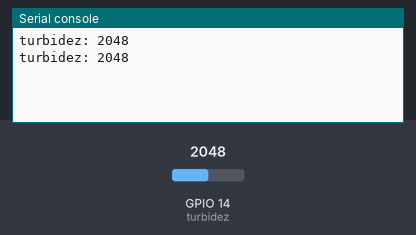
A program run on a simulated ESP32 board running MicroPython. Parts: the last lines printed to the serial console. The inputs (shaded band) are chosen by the test bench; at power-on: GPIO 14 (turbidez) = 2048 (analog values on the 0–4095 scale).

Above: at 1.2 s.
1.3 s: GPIO 14 (turbidez) set to 2866
At 2.6 s:
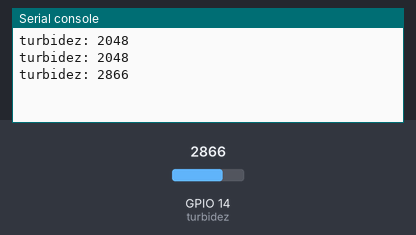
2.8 s: GPIO 14 (turbidez) set to 3603
At 3.8 s:
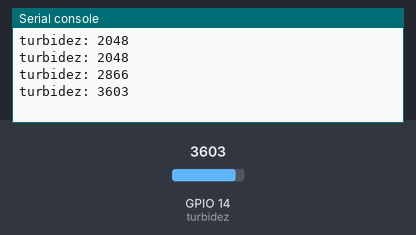
Timing chart, 0 to 5.8 s (numbered marks = the images above; inputs shaded):
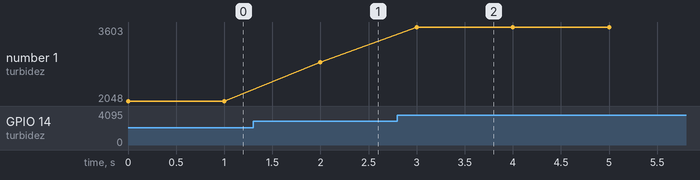

The program:

turbidez.py
```python
"""Preparación dos sensores e actuadores para o proxecto.
Matheus Omena Ribeiro. 25/02/2026"""

import time
from machine import (
    ADC,
    Pin,
)  # Importamos as liberias que axudarán na práctica

pinturbidez = 14
# Sensor
turbidez = ADC(Pin(pinturbidez))
turbidez.atten(ADC.ATTN_11DB)  # Hasta 3.3V
turbidez.width(ADC.WIDTH_12BIT)  # 12 bits (0–4095)

# Bucle principal
while True:
    valorturbidez = turbidez.read()
    print("turbidez:", valorturbidez)
    time.sleep_ms(1000)
```

Measured:
- after the input at 1.3 s, the serial console: prints a new line after 0.70 s (image 1)
- after the input at 2.8 s, the serial console: prints a new line after 0.20 s (image 2)
- plotted number 1: 2048 → 2866 after the input at 1.3 s, 2866 → 3603 after the input at 2.8 s
